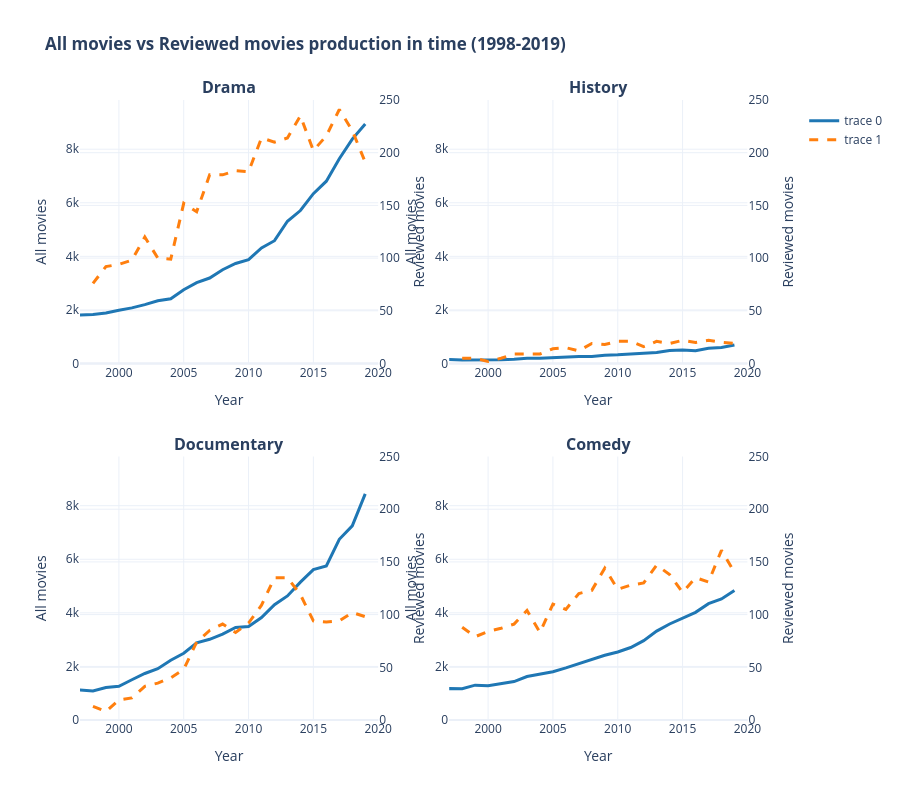

The notebook cell this image was saved under:
### Code cell
fig2 = make_subplots(
    rows=2, cols=2,
    subplot_titles=['<b>Drama</b>', '<b>History</b>', '<b>Documentary</b>', '<b>Comedy</b>'],
    vertical_spacing=0.15,
    horizontal_spacing=0.1,
    specs=[[{"secondary_y": True}, {"secondary_y": True}],
           [{"secondary_y": True}, {"secondary_y": True}]]
)

# Hover
for idx, genre in enumerate(['Drama', 'History', 'Documentary', 'Comedy']):
    row, col = (idx // 2) + 1, (idx % 2) + 1

    all_data = all_movies[all_movies['genre'] == genre]
    reviewed_data = all_reviewed_movies[all_reviewed_movies['genre'] == genre]

    # All movies
    fig2.add_trace(
        go.Scatter(
            x=all_data['year_int'],
            y=all_data['num_films'],
            mode='lines',
            line=dict(color='#1f77b4', width=3),
            showlegend=(idx == 0),
            hovertemplate=f'<b>{genre} %{{x}}</b><br>All movies: %{{y}}<extra></extra>'
        ),
        row=row, col=col, secondary_y=False
    )

    # Reviewed movies
    fig2.add_trace(
        go.Scatter(
            x=reviewed_data['year_int'],
            y=reviewed_data['num_films_reviewed'],
            mode='lines',
            line=dict(color='#ff7f0e', width=3, dash='dash'),
            showlegend=(idx == 0),
            hovertemplate=f'<b>{genre} %{{x}}</b><br>Reviewed movies: %{{y}}<extra></extra>'
        ),
        row=row, col=col, secondary_y=True
    )

fig2.update_layout(
    title=f'<b>All movies vs Reviewed movies production in time ({first_year}-2019)</b>',
    height=800,
    hovermode="x unified",
    template='plotly_white',
    legend=dict(yanchor="top", y=0.99, xanchor="left", x=1.02)
)

for row in [1, 2]:
    for col in [1, 2]:
        fig2.update_yaxes(title_text="All movies", secondary_y=False, row=row, col=col, range=[0, y_max])
        fig2.update_yaxes(title_text="Reviewed movies", secondary_y=True, row=row, col=col, range=[0, 250], dtick=50)
        fig2.update_xaxes(title_text="Year", row=row, col=col, range=[first_year-1, 2020])

fig2.show()

### Figure 1 — Plotly figure (JSON) as saved in the notebook; plotly's stock layout.template omitted (floating-point values rounded to 4 significant figures)
{"data": [{"hovertemplate": "<b>Drama %{x}</b><br>All movies: %{y}<extra></extra>", "line": {"color": "#1f77b4", "width": 3}, "mode": "lines", "showlegend": true, "x": [1970, 1971, 1972, 1973, 1974, 1975, 1976, 1977, 1978, 1979, 1980, 1981, 1982, 1983, 1984, 1985, 1986, 1987, 1988, 1989, 1990, 1991, 1992, 1993, 1994, 1995, 1996, 1997, 1998, 1999, 2000, 2001, 2002, 2003, 2004, 2005, 2006, 2007, 2008, 2009, 2010, 2011, 2012, 2013, 2014, 2015, 2016, 2017, 2018, 2019], "y": [1435, 1405, 1429, 1425, 1455, 1434, 1427, 1474, 1625, 1637, 1624, 1637, 1672, 1720, 1755, 1646, 1759, 1787, 1729, 1808, 1647, 1628, 1627, 1698, 1693, 1760, 1798, 1815, 1828, 1887, 1988, 2076, 2197, 2343, 2419, 2756, 3018, 3191, 3499, 3734, 3877, 4316, 4584, 5309, 5710, 6339, 6805, 7643, 8376, 8942], "type": "scatter", "xaxis": "x", "yaxis": "y"}, {"hovertemplate": "<b>Drama %{x}</b><br>Reviewed movies: %{y}<extra></extra>", "line": {"color": "#ff7f0e", "dash": "dash", "width": 3}, "mode": "lines", "showlegend": true, "x": [1998, 1999, 2000, 2001, 2002, 2003, 2004, 2005, 2006, 2007, 2008, 2009, 2010, 2011, 2012, 2013, 2014, 2015, 2016, 2017, 2018, 2019], "y": [76, 92, 94, 98, 120, 100, 99, 152, 144, 179, 179, 183, 182, 214, 210, 214, 235, 202, 216, 241, 221, 191], "type": "scatter", "xaxis": "x", "yaxis": "y2"}, {"hovertemplate": "<b>History %{x}</b><br>All movies: %{y}<extra></extra>", "line": {"color": "#1f77b4", "width": 3}, "mode": "lines", "showlegend": false, "x": [1970, 1971, 1972, 1973, 1974, 1975, 1976, 1977, 1978, 1979, 1980, 1981, 1982, 1983, 1984, 1985, 1986, 1987, 1988, 1989, 1990, 1991, 1992, 1993, 1994, 1995, 1996, 1997, 1998, 1999, 2000, 2001, 2002, 2003, 2004, 2005, 2006, 2007, 2008, 2009, 2010, 2011, 2012, 2013, 2014, 2015, 2016, 2017, 2018, 2019], "y": [101, 117, 106, 97, 99, 122, 95, 109, 107, 109, 99, 137, 103, 127, 128, 97, 112, 121, 104, 149, 113, 131, 115, 122, 142, 127, 106, 147, 126, 126, 124, 137, 160, 194, 193, 225, 244, 262, 264, 311, 323, 356, 381, 408, 484, 507, 478, 565, 596, 693], "type": "scatter", "xaxis": "x2", "yaxis": "y3"}, {"hovertemplate": "<b>History %{x}</b><br>Reviewed movies: %{y}<extra></extra>", "line": {"color": "#ff7f0e", "dash": "dash", "width": 3}, "mode": "lines", "showlegend": false, "x": [1998, 1999, 2000, 2001, 2002, 2003, 2004, 2005, 2006, 2007, 2008, 2009, 2010, 2011, 2012, 2013, 2014, 2015, 2016, 2017, 2018, 2019], "y": [5, 5, 2, 5, 9, 9, 9, 14, 15, 12, 19, 18, 21, 21, 16, 21, 19, 22, 20, 22, 20, 19], "type": "scatter", "xaxis": "x2", "yaxis": "y4"}, {"hovertemplate": "<b>Documentary %{x}</b><br>All movies: %{y}<extra></extra>", "line": {"color": "#1f77b4", "width": 3}, "mode": "lines", "showlegend": false, "x": [1970, 1971, 1972, 1973, 1974, 1975, 1976, 1977, 1978, 1979, 1980, 1981, 1982, 1983, 1984, 1985, 1986, 1987, 1988, 1989, 1990, 1991, 1992, 1993, 1994, 1995, 1996, 1997, 1998, 1999, 2000, 2001, 2002, 2003, 2004, 2005, 2006, 2007, 2008, 2009, 2010, 2011, 2012, 2013, 2014, 2015, 2016, 2017, 2018, 2019], "y": [615, 590, 570, 550, 604, 640, 589, 542, 628, 582, 566, 583, 576, 649, 601, 621, 620, 695, 727, 891, 845, 877, 833, 882, 975, 967, 926, 1122, 1084, 1211, 1261, 1503, 1737, 1917, 2231, 2492, 2879, 3013, 3206, 3456, 3493, 3822, 4305, 4631, 5146, 5613, 5752, 6747, 7247, 8443], "type": "scatter", "xaxis": "x3", "yaxis": "y5"}, {"hovertemplate": "<b>Documentary %{x}</b><br>Reviewed movies: %{y}<extra></extra>", "line": {"color": "#ff7f0e", "dash": "dash", "width": 3}, "mode": "lines", "showlegend": false, "x": [1998, 1999, 2000, 2001, 2002, 2003, 2004, 2005, 2006, 2007, 2008, 2009, 2010, 2011, 2012, 2013, 2014, 2015, 2016, 2017, 2018, 2019], "y": [13, 8, 19, 21, 32, 35, 40, 48, 74, 85, 91, 83, 92, 109, 135, 135, 119, 94, 93, 94, 102, 98], "type": "scatter", "xaxis": "x3", "yaxis": "y6"}, {"hovertemplate": "<b>Comedy %{x}</b><br>All movies: %{y}<extra></extra>", "line": {"color": "#1f77b4", "width": 3}, "mode": "lines", "showlegend": false, "x": [1970, 1971, 1972, 1973, 1974, 1975, 1976, 1977, 1978, 1979, 1980, 1981, 1982, 1983, 1984, 1985, 1986, 1987, 1988, 1989, 1990, 1991, 1992, 1993, 1994, 1995, 1996, 1997, 1998, 1999, 2000, 2001, 2002, 2003, 2004, 2005, 2006, 2007, 2008, 2009, 2010, 2011, 2012, 2013, 2014, 2015, 2016, 2017, 2018, 2019], "y": [774, 744, 797, 752, 753, 773, 774, 701, 742, 832, 811, 814, 882, 822, 856, 910, 981, 1048, 1066, 1066, 1016, 992, 1061, 989, 999, 1041, 1038, 1172, 1165, 1300, 1280, 1348, 1434, 1624, 1699, 1802, 1944, 2099, 2281, 2416, 2540, 2705, 2961, 3317, 3584, 3804, 4018, 4341, 4518, 4835], "type": "scatter", "xaxis": "x4", "yaxis": "y7"}, {"hovertemplate": "<b>Comedy %{x}</b><br>Reviewed movies: %{y}<extra></extra>", "line": {"color": "#ff7f0e", "dash": "dash", "width": 3}, "mode": "lines", "showlegend": false, "x": [1998, 1999, 2000, 2001, 2002, 2003, 2004, 2005, 2006, 2007, 2008, 2009, 2010, 2011, 2012, 2013, 2014, 2015, 2016, 2017, 2018, 2019], "y": [88, 79, 84, 87, 91, 104, 83, 110, 105, 120, 123, 144, 124, 128, 130, 147, 138, 121, 135, 131, 161, 140], "type": "scatter", "xaxis": "x4", "yaxis": "y8"}], "layout": {"xaxis": {"anchor": "y", "domain": [0.0, 0.42], "title": {"text": "Year"}, "range": [1997, 2020]}, "yaxis": {"anchor": "x", "domain": [0.575, 1.0], "title": {"text": "All movies"}, "range": [0, 9836]}, "yaxis2": {"anchor": "x", "overlaying": "y", "side": "right", "title": {"text": "Reviewed movies"}, "range": [0, 250], "dtick": 50}, "xaxis2": {"anchor": "y3", "domain": [0.52, 0.94], "title": {"text": "Year"}, "range": [1997, 2020]}, "yaxis3": {"anchor": "x2", "domain": [0.575, 1.0], "title": {"text": "All movies"}, "range": [0, 9836]}, "yaxis4": {"anchor": "x2", "overlaying": "y3", "side": "right", "title": {"text": "Reviewed movies"}, "range": [0, 250], "dtick": 50}, "xaxis3": {"anchor": "y5", "domain": [0.0, 0.42], "title": {"text": "Year"}, "range": [1997, 2020]}, "yaxis5": {"anchor": "x3", "domain": [0.0, 0.425], "title": {"text": "All movies"}, "range": [0, 9836]}, "yaxis6": {"anchor": "x3", "overlaying": "y5", "side": "right", "title": {"text": "Reviewed movies"}, "range": [0, 250], "dtick": 50}, "xaxis4": {"anchor": "y7", "domain": [0.52, 0.94], "title": {"text": "Year"}, "range": [1997, 2020]}, "yaxis7": {"anchor": "x4", "domain": [0.0, 0.425], "title": {"text": "All movies"}, "range": [0, 9836]}, "yaxis8": {"anchor": "x4", "overlaying": "y7", "side": "right", "title": {"text": "Reviewed movies"}, "range": [0, 250], "dtick": 50}, "annotations": [{"font": {"size": 16}, "showarrow": false, "text": "<b>Drama</b>", "x": 0.21, "xanchor": "center", "xref": "paper", "y": 1.0, "yanchor": "bottom", "yref": "paper"}, {"font": {"size": 16}, "showarrow": false, "text": "<b>History</b>", "x": 0.73, "xanchor": "center", "xref": "paper", "y": 1.0, "yanchor": "bottom", "yref": "paper"}, {"font": {"size": 16}, "showarrow": false, "text": "<b>Documentary</b>", "x": 0.21, "xanchor": "center", "xref": "paper", "y": 0.425, "yanchor": "bottom", "yref": "paper"}, {"font": {"size": 16}, "showarrow": false, "text": "<b>Comedy</b>", "x": 0.73, "xanchor": "center", "xref": "paper", "y": 0.425, "yanchor": "bottom", "yref": "paper"}], "legend": {"yanchor": "top", "y": 0.99, "xanchor": "left", "x": 1.02}, "title": {"text": "<b>All movies vs Reviewed movies production in time (1998-2019)</b>"}, "height": 800, "hovermode": "x unified"}}
